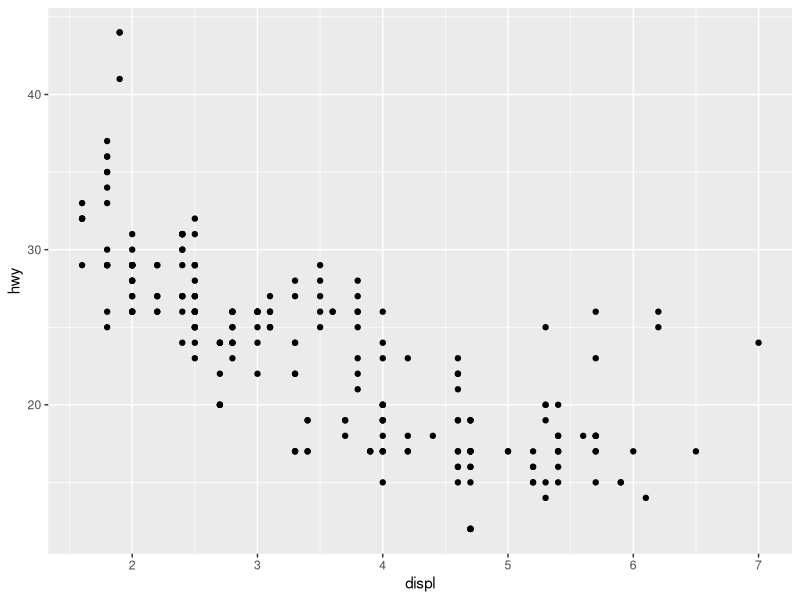
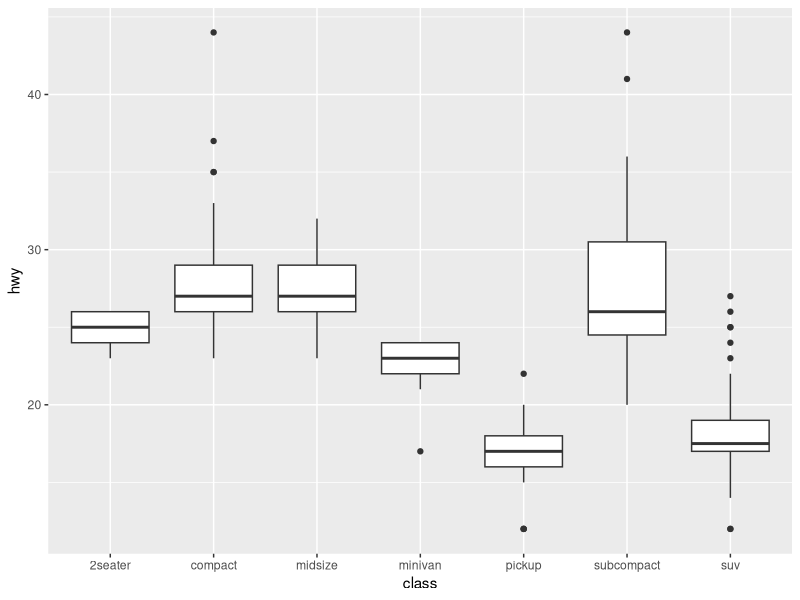
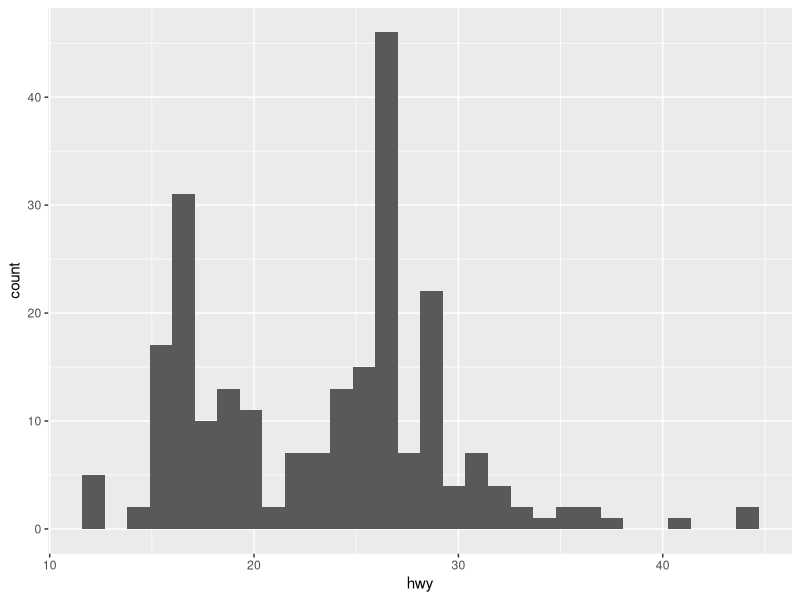
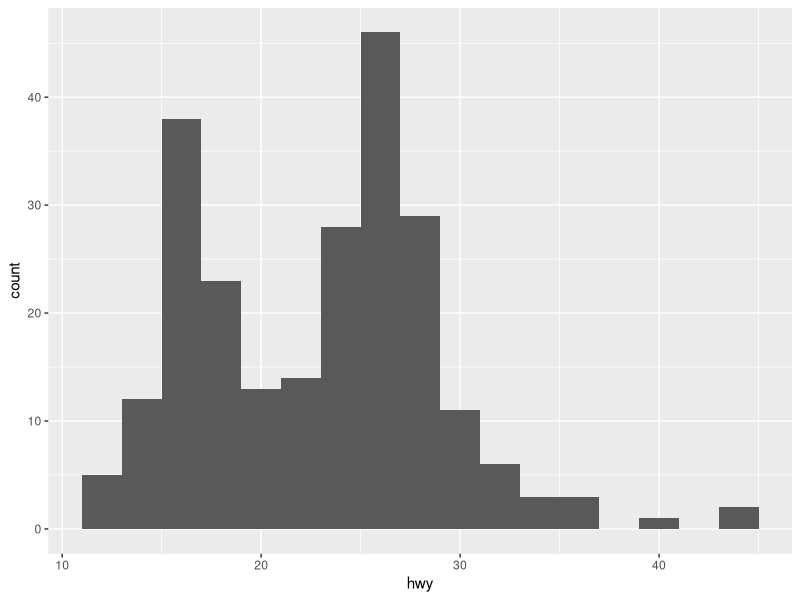
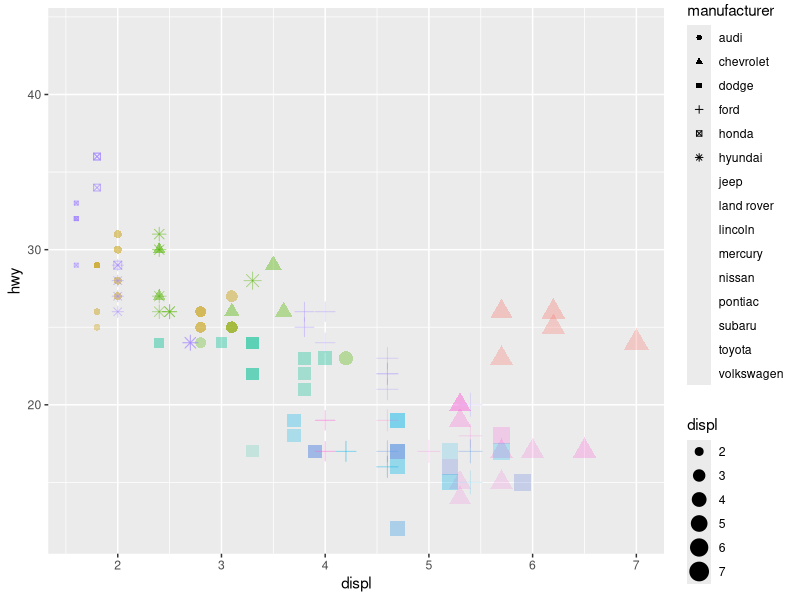
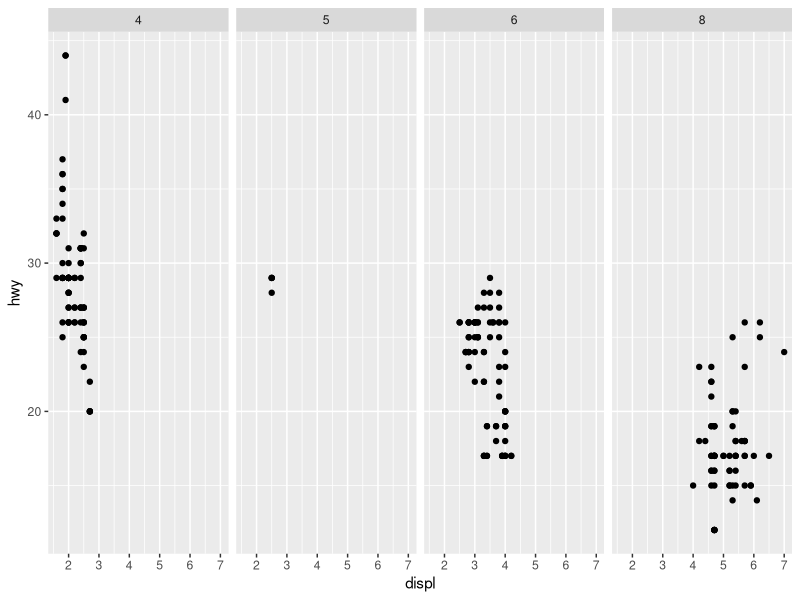
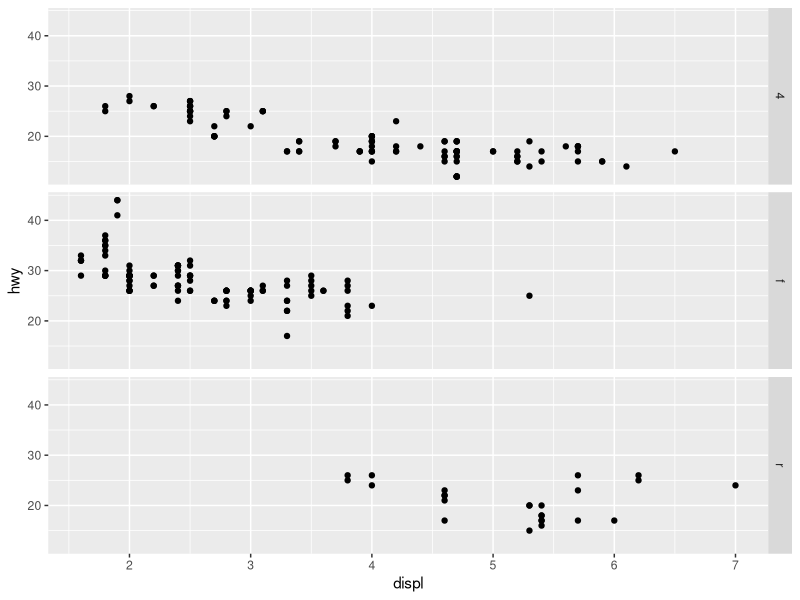
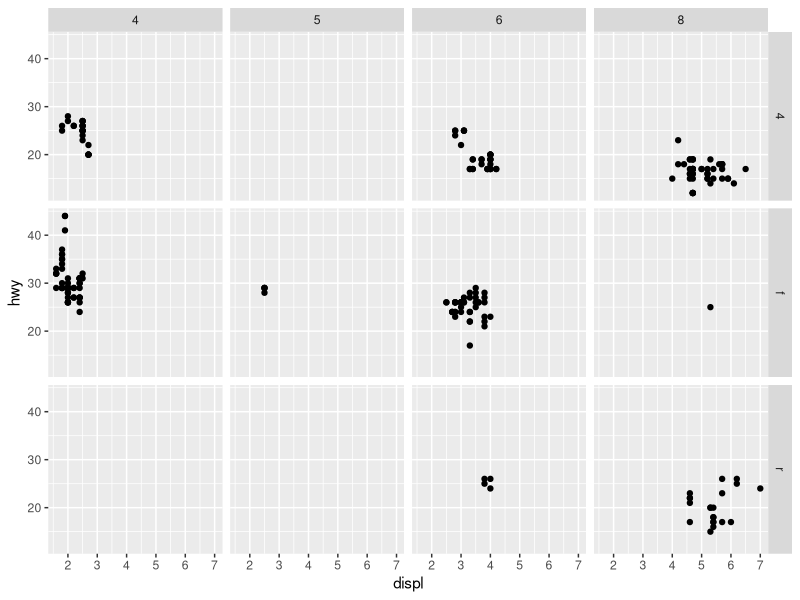

The R script that drew these images, in order:
## ---- chunk 1
#| label: setup
#| include: false
library(tidyverse)

## ---- chunk 2
#| label: setup1
#| include: false
library(tidyverse)

## ---- chunk 3
#| label: add-label-0
head(mpg)
## ---- chunk 4
#| label: make-graph
# first ggplot2 graph
ggplot(data = mpg) +
geom_point(mapping = aes(x = displ, y = hwy))
## ---- chunk 5
#| label: make-boxplot
# boxplot using cheatsheet
ggplot(data = mpg) +
  geom_boxplot(mapping = aes(x = class, y = hwy))
## ---- chunk 6
#| label: make-histogram
# histogram for hwy variable from mpg
ggplot(data = mpg) +
geom_histogram(mapping = aes(x = hwy))
## ---- chunk 7
#| label: change-binwidth
# change binwidth to 2
ggplot(data = mpg) +
geom_histogram(mapping = aes(x = hwy), binwidth = 2)
## ---- chunk 8
#| label: customizing-scatterplot
# using color, size, alpha, and shape to scatterplot
ggplot(data = mpg) +
  geom_point(mapping = aes(x = displ, 
                           y = hwy, 
                           color = class, 
                           size = displ, 
                           shape = manufacturer,
                           alpha = cty))
?geom_histogram
## ---- chunk 9
#| label: add-label-help-me
# Makes a plot that the commands below will modify
q <- ggplot(mpg) + geom_point(aes(x = displ, y = hwy))

q + facet_grid(. ~ cyl)
q + facet_grid(drv ~ .)
q + facet_grid(drv ~ cyl)
q + facet_wrap(~ class)
## ---- chunk 10
#| label: make-barchart
# barchart with class and fill mapped to drive
ggplot(data = mpg) +
  geom_bar(mapping = aes(x = class, fill = drv),
           position = "dodge") +
  guides(fill = "none") +
  labs(x = "Class of Vehicle",
       y = "Number of Vehicles in Sample",
       fill = "Type of Drive")+
  theme_bw()
## ---- chunk 11
#| label: scatterplot-with-line-best-fit
# add geom smooth on a scatterplot
ggplot(mpg, aes (x = displ, y = hwy)) + 
  geom_point() +
  geom_smooth(color = "black",
              se = FALSE,
              method = "lm") +
  scale_color_viridis_d()


#ggsave("example.jpg", width = 6, height = 4)
